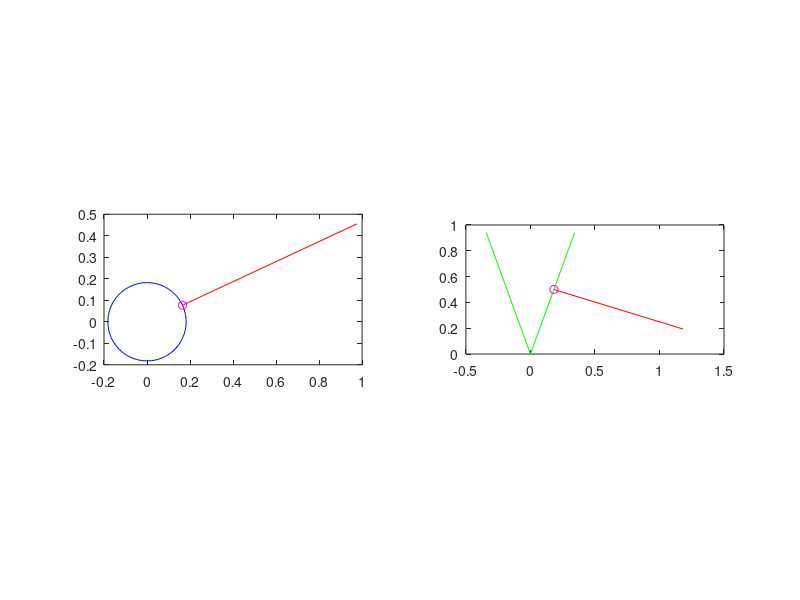

The MATLAB script that drew this image:
% function cnldirtst
clear; clf;
% test canal position
% input parameters:
% 
% output parameters:
%
%
% USES:
%   none
% rolf mueller, 2007

DEG2RAD = pi/180;

cnla = 25;

coa = 20;

cnlh = 0.5;

% canal insertion point on pinna:
cnlhr = cnlh*tan(coa*DEG2RAD);
cnlix = cnlhr*cos(cnla*DEG2RAD);
cnliy = cnlhr*sin(cnla*DEG2RAD);

% target canal axis vector:
cavx = cos(cnla*DEG2RAD);
cavy = sin(cnla*DEG2RAD);
cavz = -sin(coa*DEG2RAD);

% normalize
cavn = sum(cavx.^2+cavy.^2+cavz.^2);
cavx = cavx/cavn;
cavy = cavy/cavn;
cavz = cavz/cavn;

% original canal (cylinder) axis vector:
ccvx = 0;
ccvy = 1;
ccvz = 0;

% angle between the cav & ccv:
crotang = acos((cavx*ccvx+cavy*ccvy+cavz*ccvz));

% rotation axis vector (normal to both cav & ccv):
% for rotating cylinder axis vector into target canal axis vector
crvx = cavy*ccvz - cavz*ccvy;
crvy = cavz*ccvx - cavx*ccvz;
crvz = cavx*ccvy - cavy*ccvx;

crvn = sqrt(sum(crvx^2+crvy^2+crvz^2));
crvx = crvx./crvn;
crvy = crvy./crvn;
crvz = crvz./crvn;

% rotation matrix to rotate cylinder axis to target axis:
% (right-handed)
% http://www.cprogramming.com/tutorial/3d/rotation.html
c = cos(crotang);
s = sin(crotang);
t = 1-cos(crotang);

Mr = [t*crvx^2+c t*crvx*crvy+s*crvz t*crvx*crvz-s*crvy; ...
      t*crvx*crvy-s*crvz t*crvy^2+c t*crvy*crvz+s*crvx; ...
      t*crvx*crvy+s*crvy t*crvy*crvz-s*crvx t*crvz^2+c];

Ml = [t*crvx^2+c t*crvx*crvy-s*crvz t*crvx*crvz+s*crvy; ...
      t*crvx*crvy+s*crvz t*crvy^2+c t*crvy*crvz-s*crvx; ...
      t*crvx*crvy-s*crvy t*crvy*crvz-s*crvx t*crvz^2+c];

% FIXME: Mr, Ml give a (slightly) wrong result

% graphics: --------------------------------------------------

ah(1) = subplot(1,2,1);

t = linspace(0, 2*pi, 100);

plot(cnlhr*cos(t), cnlhr*sin(t), 'b-', cnlix, cnliy, 'mo', ...
     cnlix+[0 cavx], cnliy+[0 cavy], 'r-');


ah(2) = subplot(1,2,2);

plot([0 -sin(coa*DEG2RAD)], ...
     [0 cos(coa*DEG2RAD)], 'g-', ...
     [0  sin(coa*DEG2RAD)], ...
     [0 cos(coa*DEG2RAD)], 'g-', ...
     cnlhr, cnlh, 'mo', ...
     cnlhr+[0 1], cnlh+[0 cavz], 'r-');

set(ah, 'DataAspectRatio', [1 1 1]);